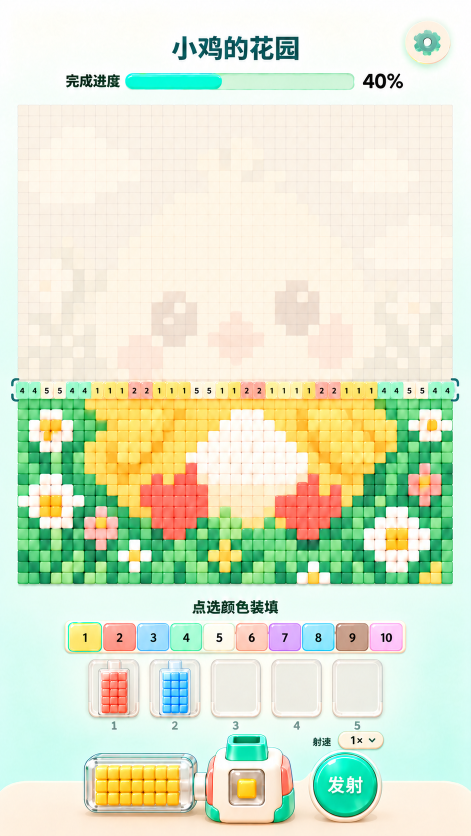
#> input picture docs/bead_cocos_v3/bead_cocos_v3/reference/approved_ui.png, 941 x 1672 px (shown at 1/2 size)
$ python -i render-v3-ui.py   (imports and definitions only)
#> lines starting #> are read from the running program, lines starting #| are printed output that depends on the picture
#> `compare=Image.new('RGB',(1728,1536),'white');compare.paste(source,(0,0..`: compare: PIL image 1728x1536 RGB; every value is 255
"""Rasterize recorded production UI commands for layout review, not GPU verification.

Original PNG files are only read, tinted and composited; source assets are never modified.
"""
import json
import math
from pathlib import Path
from PIL import Image, ImageChops, ImageDraw, ImageFont, ImageOps

ROOT = Path(__file__).resolve().parents[1]
OUT = ROOT / 'temp/v3-ui'
CACHE = {}

def rgba(c):
    return tuple(int(c.get(k, 255)) for k in ('r', 'g', 'b', 'a'))

def paint(data):
    canvas = Image.new('RGBA', (data['width'], data['height']), '#FFF8EB')
    for item in data['items']:
        if item['type'] == 'sprite':
            key = (item['file'], rgba(item['color']), round(item['w']), round(item['h']), item.get('grayscale', False))
            if key not in CACHE:
                image = Image.open(item['file']).convert('RGBA')
                image = ImageChops.multiply(image, Image.new('RGBA', image.size, rgba(item['color'])))
                if item.get('grayscale'):
                    gray = ImageOps.grayscale(image.convert('RGB'))
                    image = Image.merge('RGBA', (gray, gray, gray, image.getchannel('A')))
                CACHE[key] = image.resize((max(1, round(item['w'])), max(1, round(item['h']))), Image.Resampling.LANCZOS)
            image = CACHE[key]
            x, y = round(item['x'] - item['w']/2), round(item['y'] - item['h']/2)
            if item.get('clip'):
                image = image.copy()
                c = item['clip']; mask = Image.new('L', image.size)
                ImageDraw.Draw(mask).rectangle((c['x']-x,c['y']-y,c['x']+c['w']-x,c['y']+c['h']-y), fill=255)
                image.putalpha(ImageChops.multiply(image.getchannel('A'), mask))
            canvas.alpha_composite(image, (x,y))
        elif item['type'] == 'text':
            font_path = 'C:/Windows/Fonts/msyhbd.ttc' if item.get('bold') else 'C:/Windows/Fonts/msyh.ttc'
            font = ImageFont.truetype(font_path, round(item['size']))
            draw = ImageDraw.Draw(canvas)
            box = draw.textbbox((0,0), item['text'], font=font)
            draw.text((item['x']-(box[2]-box[0])/2-box[0], item['y']-(box[3]-box[1])/2-box[1]), item['text'], font=font, fill=rgba(item['color']))
        else:
            color = rgba(item['color']); p = item['position']
            if item['kind'] == 'rect':
                x = p['x']+item['x']+432; y = 768-p['y']-item['y']-item['h']
                w,h=item['w'],item['h']; radius=min(item.get('r',0),w/2,h/2)
                # Alpha fills need a temporary small patch to match compositing.
                if color[3]<255 and item['mode']=='fill':
                    patch=Image.new('RGBA',(math.ceil(w)+3,math.ceil(h)+3))
                    ImageDraw.Draw(patch).rounded_rectangle((1,1,w+1,h+1),radius=radius,fill=color)
                    canvas.alpha_composite(patch,(round(x)-1,round(y)-1))
                else:
                    draw=ImageDraw.Draw(canvas)
                    args={'fill':color} if item['mode']=='fill' else {'outline':color,'width':max(1,round(item['lineWidth']))}
                    draw.rounded_rectangle((x,y,x+w,y+h),radius=radius,**args)
            else:
                points=[(p['x']+x+432,768-p['y']-y) for x,y in item['points']]
                if len(points)>1:ImageDraw.Draw(canvas).line(points,fill=color,width=max(1,round(item['lineWidth'])),joint='curve')
    return canvas.convert('RGB')

# [11 lines not run here, left out]

>>> import cv2
>>> picture = cv2.imread('../docs/bead_cocos_v3/bead_cocos_v3/reference/approved_ui.png', cv2.IMREAD_GRAYSCALE)
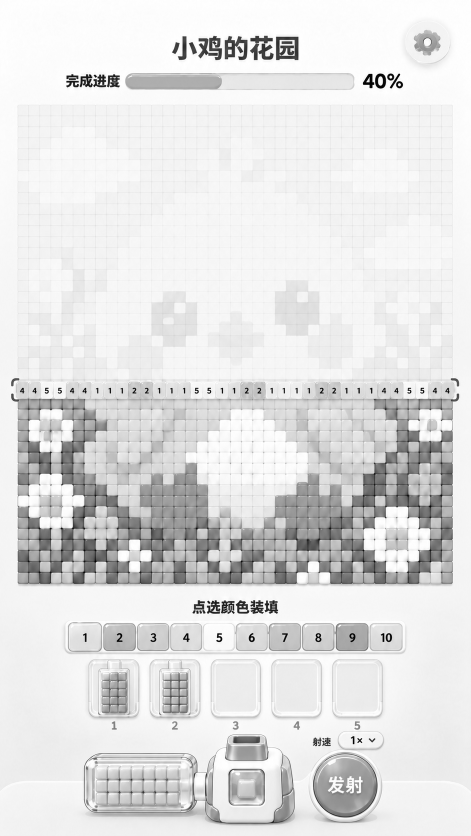
#> picture: shape (1672, 941) (shown at 1/2 size); min 0, max 255, mean 224.6
#> (the run stopped early here; a loop or call above may not have finished)

$ run again, on assets/resources/ui-home/hero_cat_beads.png
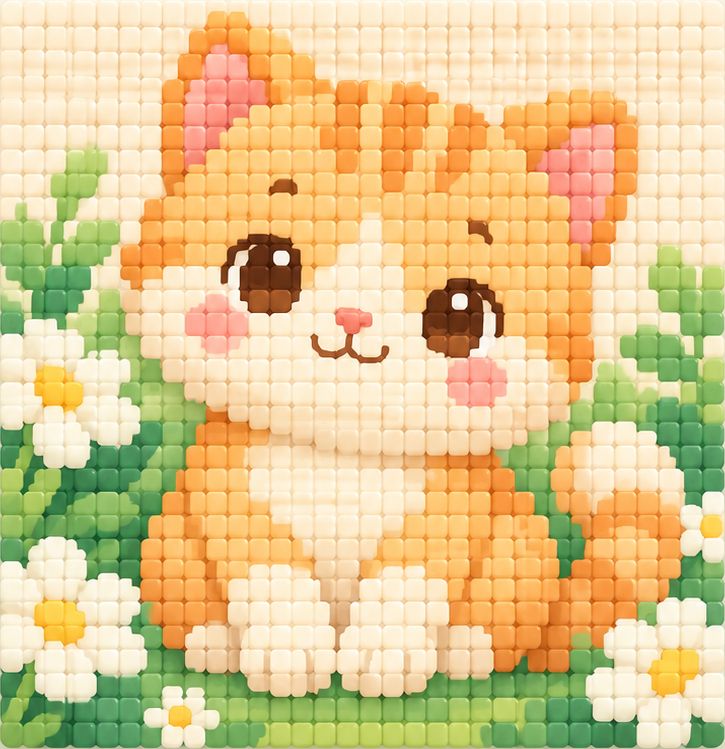
#> input picture assets/resources/ui-home/hero_cat_beads.png, 725 x 749 px
#> compare: PIL image 1728x1536 RGB; every value is 255
#> `picture = cv2.imread('../docs/bead_cocos_v3/bead_cocos_v3/reference/ap..`:
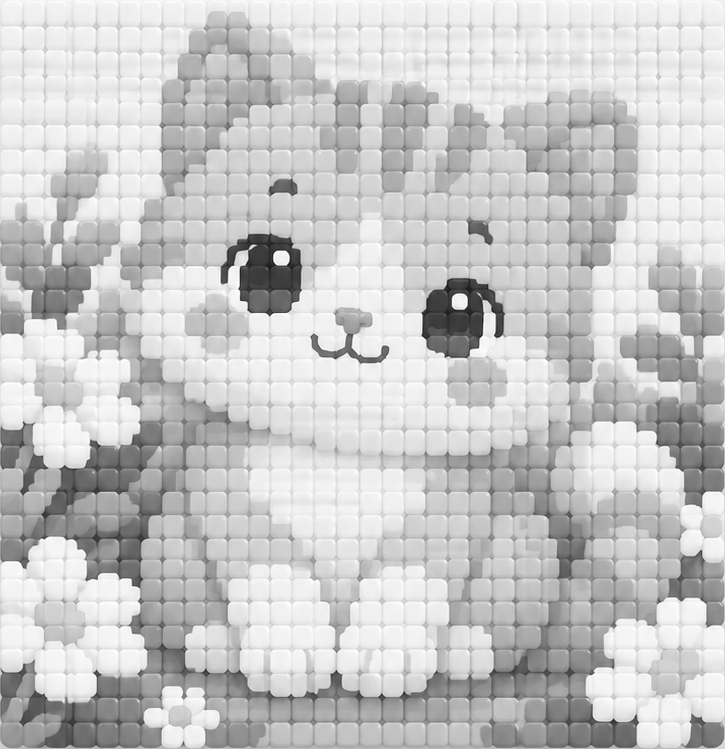
#> picture: shape (749, 725); min 21, max 255, mean 199.3
